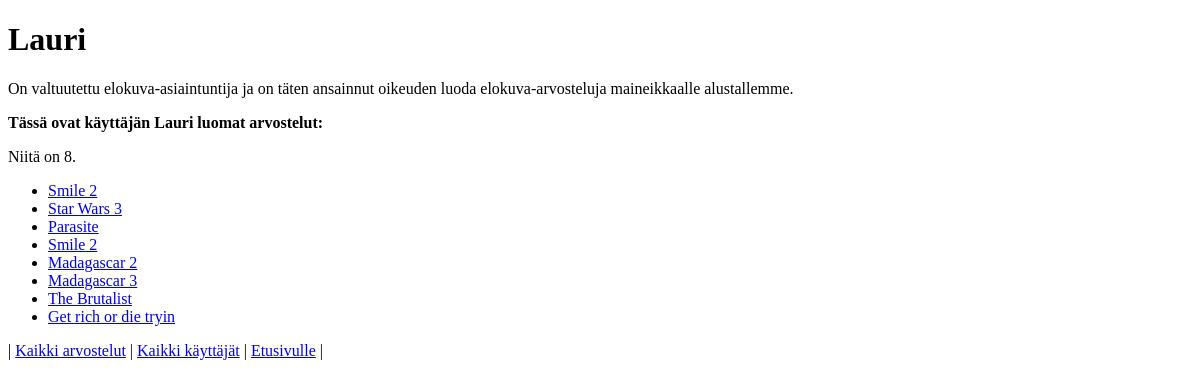
The app's page /show_user/1, older data.
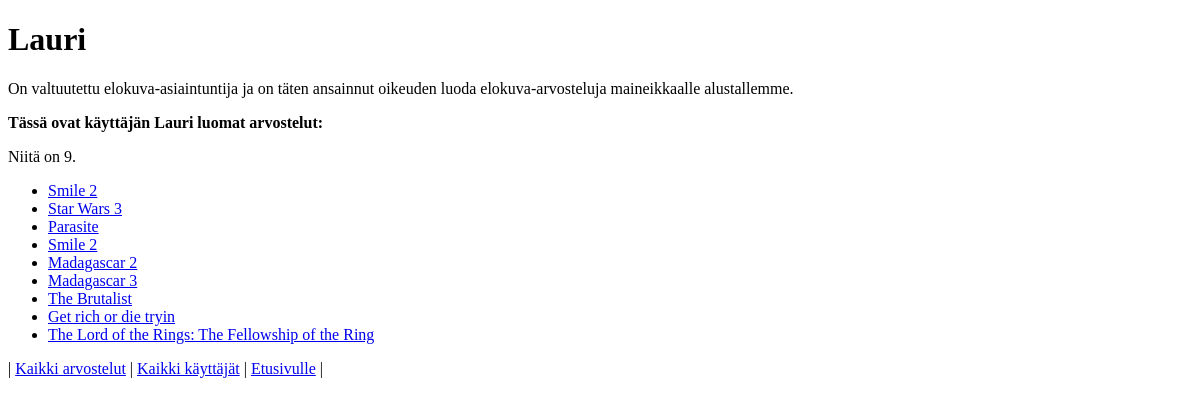
The same page, newer data.
### tables this page shows
CREATE TABLE reviews (
    id INTEGER PRIMARY KEY,
    user_id INTEGER REFERENCES users,
    movie TEXT, 
    rating INTEGER, 
    review TEXT
);

### app.py (the view)
@app.route("/show_user/<int:user_id>")
def show_user(user_id):
    user = users.get_user(user_id)
    if type(user) is str:
        return render_template("error_message.html", unf_error=user)
    else:
        items = users.get_users_reviews(user_id)
        return render_template("show_user.html", user=user, reviews=items)

### db.py (called while the page is built)
def get_connection():
    con = sqlite3.connect("database.db")
    con.execute("PRAGMA foreign_keys = ON")
    con.row_factory = sqlite3.Row
    return con

def query(sql, params=[]):
    con = get_connection()
    result = con.execute(sql, params).fetchall()
    con.close()
    return result

### users.py (called while the page is built)
def get_user(user_id):
    sql = """SELECT id, username
            FROM users
            WHERE id = ?
            ;"""
    res = db.query(sql, [user_id])
    return res[0] if res else "VIRHE: Kysely ei tuottanut tulosta. Kyseiselle id-numerolle ei ole käyttäjää."

def get_users_reviews(user_id):
    sql = """SELECT R.movie, R.id
            FROM users U, reviews R
            WHERE U.id = R.user_id
            AND U.id = ?
            ;"""
    res = db.query(sql, [user_id])
    return res if res else None

### templates/show_user.html (shortened to what this page needs)
<!DOCTYPE html>
<html>
<head>
</head>
<body>
    <h1>{{ user.username }}</h1>
    <p>
        On valtuutettu elokuva-asiaintuntija ja on täten ansainnut oikeuden luoda elokuva-arvosteluja
        maineikkaalle alustallemme.
    </p>
    {% if reviews %}
    <p>
        <b>Tässä ovat käyttäjän {{ user.username }} luomat arvostelut:</b>
    </p>
    <p>
        Niitä on {{ reviews | count}}.
    </p>
    <ul>
        {% for rev in reviews %}
        <li><a href="/movie_reviews/{{ rev.id }}">{{ rev.movie }}</a></li>
        {% endfor %}
    </ul>
    {% else %}
    <p>Käyttäjä {{ user.username }} ei ole luonut vielä yhtäkään elokuva-arvostelua.</p>
    {% endif %}
    <p>
        |
        <a href="/movie_reviews">Kaikki arvostelut</a> |
        <a href="/all_users">Kaikki käyttäjät</a> |
        <a href="/">Etusivulle</a>
        |
    </p>
</body>
</html>

Row changes from the older to the newer data that the page shows:
added reviews: movie "The Lord of the Rings: The Fellowship of the Ring"
Text that changed along with them:
{{ reviews | count }}: "8" → "9"
